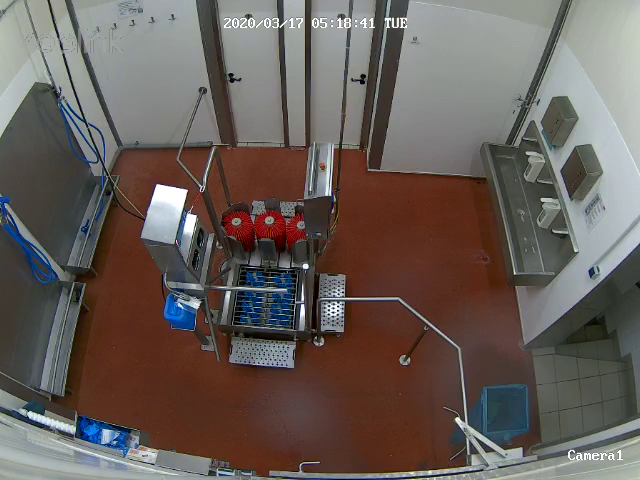
#> input picture frame 32 of input.mp4, 640 x 480 px
$ python main_worker_tracking.py
#> lines starting #> are read from the running program, lines starting #| are printed output that depends on the picture; after the words box and inside, x2 and y2 are one past the last pixel; in counts of white or black regions, pixels touching at a corner belong together
import cv2

# initialize the HOG descriptor/person detector
HOGCV = cv2.HOGDescriptor()
HOGCV.setSVMDetector(cv2.HOGDescriptor_getDefaultPeopleDetector())

cap = cv2.VideoCapture("/content/object_tracking/input.mp4")

# Define the codec and create VideoWriter object
fourcc = cv2.VideoWriter_fourcc(*'mp4v')
out = cv2.VideoWriter('/content/object_tracking/output.mp4', fourcc, 20.0, (640,  480))

# Object detection from Stable camera
object_detector = cv2.createBackgroundSubtractorMOG2(history=100, varThreshold=40)

while cap.isOpened():
    ret, frame = cap.read()
#> frame is the input picture: shape (480, 640, 3); mean B, G, R 89.5, 94.4, 104.1
    if not ret:
      print("This Video has ended.")
      break

    mask = object_detector.apply(frame)
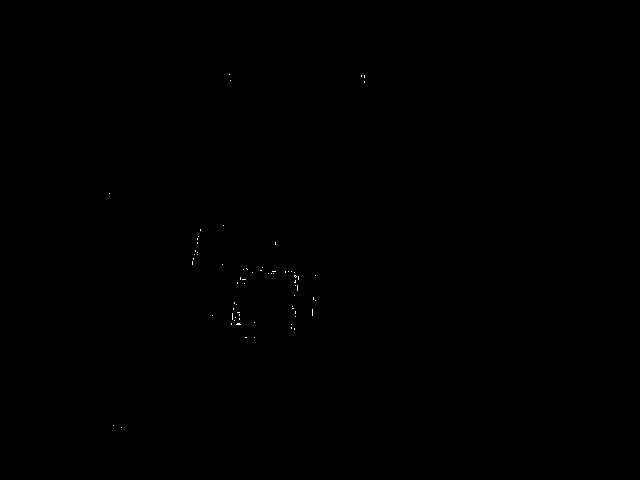
#> mask: shape (480, 640); values 127 (black) and 255 (white), 0.05% white in thin lines or dots, all inside (x1, y1, x2, y2) = (109, 74, 365, 428)

    # start detection the worker
    bounding_box_cordinates, weights = HOGCV.detectMultiScale(mask, winStride = (8, 8), padding=(4, 4) )
#> bounding_box_cordinates = (); weights = ()
    person = 1

    for i, (x,y,w,h) in enumerate(bounding_box_cordinates):
        if weights[i] < 0.60:
          continue
        cv2.rectangle(frame, (x,y), (x+w,y+h), (0, 0, 255), 2)
        cv2.putText(frame, f'worker:{person} acc :{weights[i]}', (x,y), cv2.FONT_HERSHEY_SIMPLEX, 0.5, (0,255,0), 2)
        person += 1
#> this loop made 0 passes
#> after the loop, person = 1
    # end detection the worker

    out.write(frame)

    if cv2.waitKey(1) & 0xFF == ord('q'):
#> (key q is pressed here)
        break

cap.release()
out.release()
cv2.destroyAllWindows()
